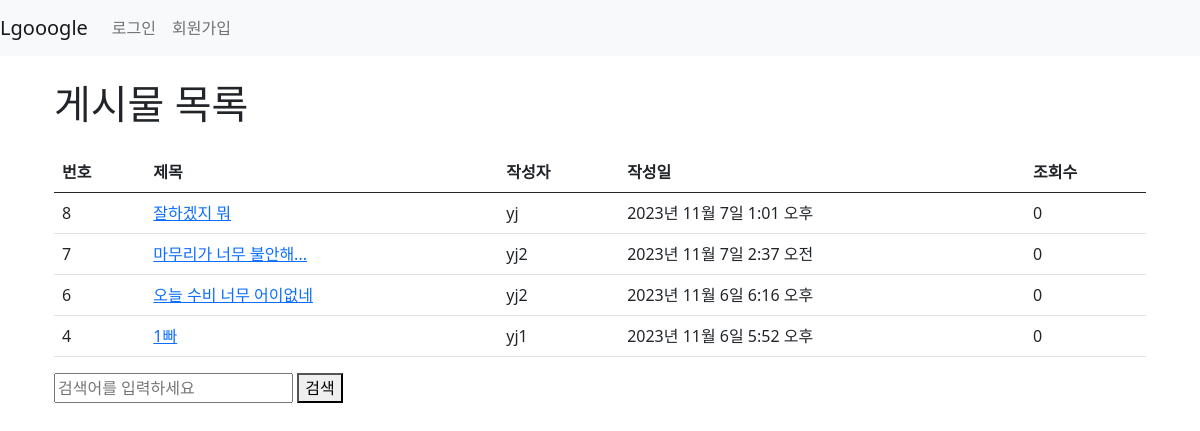
/blog/, run on an earlier commit of the app's database.
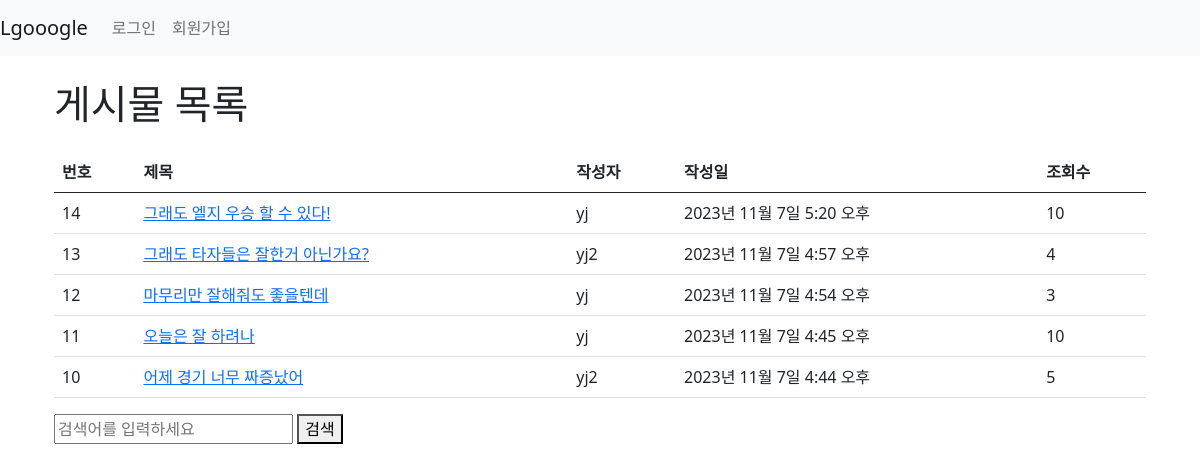
And on a later commit of the database.
### blog/models.py (models this page shows, shortened)
class Post(models.Model):
    title = models.CharField(max_length=200)
    content = models.TextField()
    author = models.ForeignKey(User, on_delete=models.CASCADE)
    created_at = models.DateTimeField(auto_now_add=True)
    views = models.PositiveIntegerField(default=0)

### blog/views.py (the view)
# urls.py: path('', PostListView.as_view(), name='post-list'),
class PostListView(ListView):
    model = Post
    template_name = 'blog/post-list.html'
    context_object_name = 'posts'
    ordering = ['-created_at']
    def get_queryset(self):
        queryset = super().get_queryset()
        search_query = self.request.GET.get('q')
        if search_query:
            queryset = queryset.filter(
                Q(title__icontains=search_query) | Q(content__icontains=search_query)
            )
        return queryset

### blog/templates/blog/post-list.html
{% extends "./base.html" %}
{% block content %}
  <div class="container">
    <h1 class="my-4">게시물 목록</h1>
    <table class="table">
      <thead>
        <tr>
          <th>번호</th>
          <th>제목</th>
          <th>작성자</th>
          <th>작성일</th>
          <th>조회수</th>
        </tr>
      </thead>
      <tbody>
        {% for post in posts %}
          <tr>
            <td>{{ post.id }}</td>
            <td><a href="{% url 'post-detail' post.id %}">{{ post.title }}</a></td>
            <td>{{ post.author }}</td>
            <td>{{ post.created_at }}</td>
            <td>{{ post.views }}</td>
          </tr>
        {% endfor %}
      </tbody>
    </table>
    <form method="get" action="{% url 'post-list' %}">
      <input type="text" name="q" placeholder="검색어를 입력하세요">
      <button type="submit">검색</button>
    </form>
  </div>
{% endblock %}

### blog/templates/blog/base.html (shortened to what this page needs)
<!DOCTYPE html>
<html lang="en">
<head>
    <link href="https://cdn.jsdelivr.net/npm/bootstrap@5.0.0-alpha2/dist/css/bootstrap.min.css" rel="stylesheet">
</head>
<body>
    <nav class="navbar navbar-expand-lg navbar-light bg-light">
        <a class="navbar-brand" href="{% url 'post-list' %}">Lgooogle</a>
        <div class="collapse navbar-collapse" id="navbarNav">
            <ul class="navbar-nav">
                {% if user.is_authenticated %}
                <li class="nav-item">
                    <a class="nav-link" href="{% url 'post-create' %}">글쓰기</a>
                </li>
                <li class="nav-item">
                    <a class="nav-link" href="{% url 'logout' %}">로그아웃</a>
                </li>
                {% else %}
                <li class="nav-item">
                    <a class="nav-link" href="{% url 'login' %}">로그인</a>
                </li>
                <li class="nav-item">
                    <a class="nav-link" href="{% url 'signup' %}">회원가입</a>
                </li>
                {% endif %}
            </ul>
        </div>
    </nav>
    <div class="container mt-3">
        {% block content %}
        {% endblock %}
    </div>
</body>
</html>

What changed in the data, as far as the page shows it:
removed Post: id "8", title "잘하겠지 뭐", author "yj", created_at "2023년 11월 7일 1:01 오후", views "0"
removed Post: id "7", title "마무리가 너무 불안해...", author "yj2", created_at "2023년 11월 7일 2:37 오전", views "0"
removed Post: id "6", title "오늘 수비 너무 어이없네", author "yj2", created_at "2023년 11월 6일 6:16 오후", views "0"
removed Post: id "4", title "1빠", author "yj1", created_at "2023년 11월 6일 5:52 오후", views "0"
added Post: id "14", title "그래도 엘지 우승 할 수 있다!", author "yj", created_at "2023년 11월 7일 5:20 오후", views "10"
added Post: id "13", title "그래도 타자들은 잘한거 아닌가요?", author "yj2", created_at "2023년 11월 7일 4:57 오후", views "4"
added Post: id "12", title "마무리만 잘해줘도 좋을텐데", author "yj", created_at "2023년 11월 7일 4:54 오후", views "3"
added Post: id "11", title "오늘은 잘 하려나", author "yj", created_at "2023년 11월 7일 4:45 오후", views "10"
added Post: id "10", title "어제 경기 너무 짜증났어", author "yj2", created_at "2023년 11월 7일 4:44 오후", views "5"
